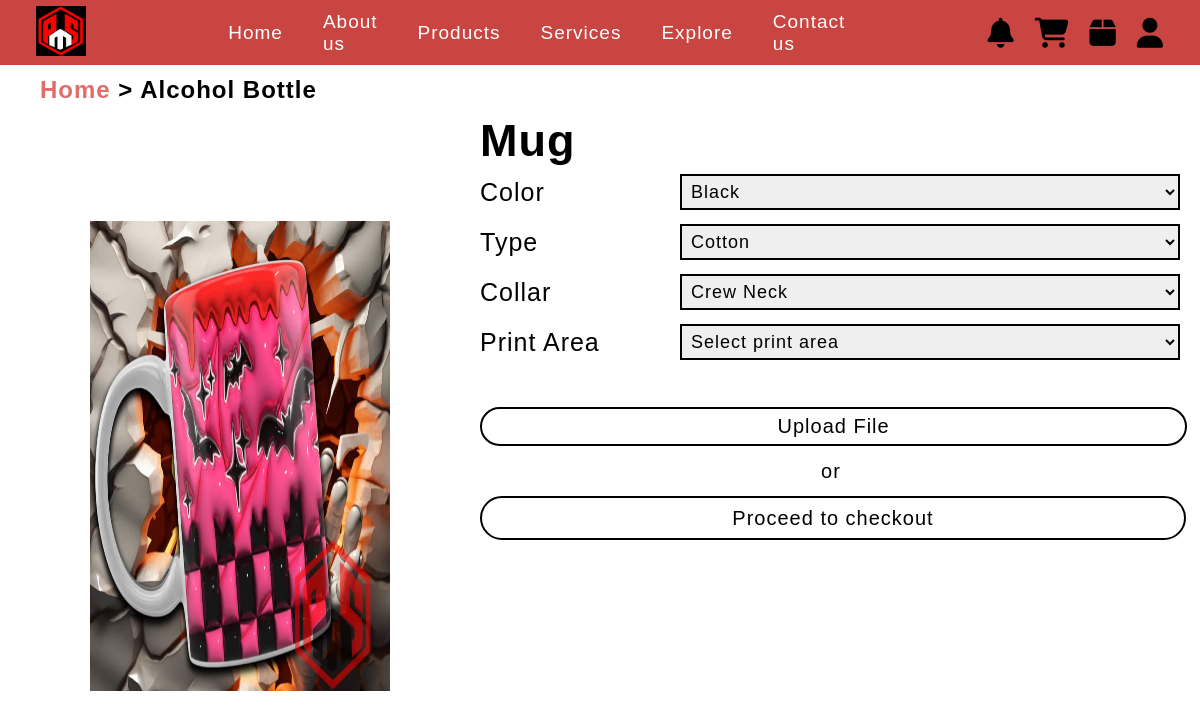
The app's page /customer-page/customizationProducts/productAlcoholbottle.php?catalog_id=2 with its own data.
### tables this page shows
CREATE TABLE `product_catalog` (
  `catalog_id` int(11) NOT NULL,
  `catalog_image` varchar(255) NOT NULL,
  `catalog_name` varchar(255) NOT NULL
);

### customer-page/customizationProducts/productAlcoholbottle.php (the view, shortened to what this page needs)
<!DOCTYPE html>
<html lang="en">
<head>
    <link rel="stylesheet" href="https://cdnjs.cloudflare.com/ajax/libs/font-awesome/6.5.1/css/all.min.css" />
</head>
<body>
   <?php include("website-product-header.php") ?>
   <?php
     if(isset($_GET['catalog_id'])){
        $catalog_id = $_GET['catalog_id'];
        $query = mysqli_query($conn, "SELECT * FROM product_catalog WHERE catalog_id = $catalog_id");
        $row = mysqli_fetch_assoc($query);
     }
   ?>
<section>
        <div class="section-header">
            <h1><span><a href="../userpage.php">Home</a></span> > Alcohol Bottle</h1>
        </div>
    <div class="content">
        <div class="section-left-image">
            <div class="display-image">
                    <img src="<?= $row['catalog_image']; ?>" alt="" id="displayImage">
            </div>
        </div>
        <div class="section-right-content">
            <h1><?= $row['catalog_name']; ?></h1>
            <div class="edit-design">
              <div class="options">
                <div class="color name">
                    <label for="color">Color</label>
                    <select name="color" id="color">
                        <option value="black">Black</option>
                    </select>
                </div>
                <div class="type name">
                    <label for="type">Type</label>
                    <select name="type" id="type">
                        <option value="cotton">Cotton</option>
                    </select>
                </div>
                <div class="collar name">
                    <label for="collar">Collar</label>
                    <select name="collar" id="collar">
                        <option value="crew-neck">Crew Neck</option>
                    </select>
                </div>
                <div class="print-area name">
                    <label for="print-area">Print Area</label>
                    <select name="print-area" id="print-area">
                        <option value="select-print-area">Select print area</option>
                    </select>
                </div>
              </div>
              <div class="upload-designing">
                <form action="" method="post" enctype="multipart/form-data">
                    <label for="upload_file">Upload File</label>
              </form>
                <span>or</span>
                <a href="../checkout.html">Proceed to checkout</a>
              </div>
            </div>
        </div>
    </div>
</section>
</body>
</html>

### customer-page/customizationProducts/website-product-header.php (style rules this page uses)
* { margin: 0; padding: 0; font-family: Arial, Helvetica, sans-serif; letter-spacing: 1px; }
html { scroll-behavior: smooth; }

### customer-page/customizationProducts/productAlcoholbottle.php (style rules this page uses)
section { width: 100%; height: calc(100vh - 65px); position: relative; }
section .section-header { width: 100%; height: 50px; display: flex; align-items: center; }
section .section-header h1 { margin-left: 40px; }
section .section-header h1 span a { color: #E16C69; text-decoration: none; }
section .content { width: 100%; height: calc(100vh - 114.7px); display: flex; }
section .content .section-left-image { width: 40%; display: flex; align-items: center; justify-content: space-evenly; }
section .content .section-right-content { width: 60%; height: 90%; }
section .content .section-left-image .display-image img { width: 300px; height: 470px; }
section .content .section-right-content h1 { font-size: 45px; }
section .content .section-right-content .edit-design { width: 100%; height: 100%; }
section .content .section-right-content .edit-design .options .name { display: flex; align-items: center; justify-content: space-between; line-height: 50px; }
section .content .section-right-content .edit-design .options .name label { font-size: 25px; }
section .content .section-right-content .edit-design .options .name select { width: 500px; margin-right: 20px; font-size: 18px; padding: 5px; border: 2px solid black; cursor: pointer; }
section .content .section-right-content .edit-design .upload-designing form { margin-top: 40px; }
section .content .section-right-content .edit-design .upload-designing form label { width: 96%; display: flex; justify-content: center; padding: 6px; border-radius: 50px; font-size: 20px; border: 2px solid black; cursor: pointer; }
section .content .section-right-content .edit-design .upload-designing span { display: flex; justify-content: center; height: 50px; align-items: center; font-size: 20px; width: 97.5%; }
section .content .section-right-content .edit-design .upload-designing a { width: 97.5%; display: flex; align-items: center; justify-content: center; height: 40px; font-size: 20px; border-radius: 50px; text-decoration: none; border: 2px solid black; color: black; }

### records on screen
product_catalog: catalog_image (picture), catalog_name "Mug"
